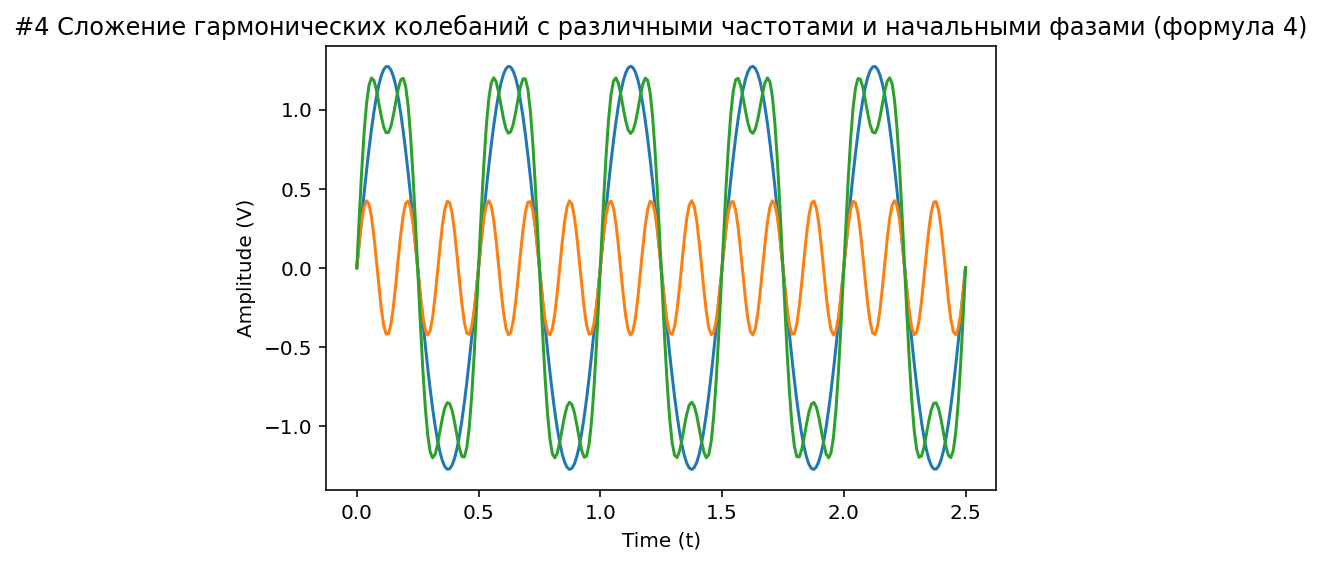

Here is the Python script that generated this plot:
import numpy as np
import matplotlib.pyplot as plt

#4 Сложение гармонических колебаний c различными частотами
# и начальными фазами (формула 4)
t = np.linspace(0, 2.5, 250)
A1 = 4 / np.pi
A2 = 4 / (3 * np.pi)
f = 2
ph = -np.pi / 2

x1 = A1 * np.cos(2*np.pi*f*t + ph)
x2 = A2 * np.cos(2*np.pi*3*f*t + ph)
x = x1 + x2
plt.plot(t, x1)
plt.plot(t, x2)
plt.plot(t, x)
plt.title('#4 Сложение гармонических колебаний c различными частотами и начальными фазами (формула 4)')

plt.xlabel('Time (t)')
plt.ylabel('Amplitude (V)')
